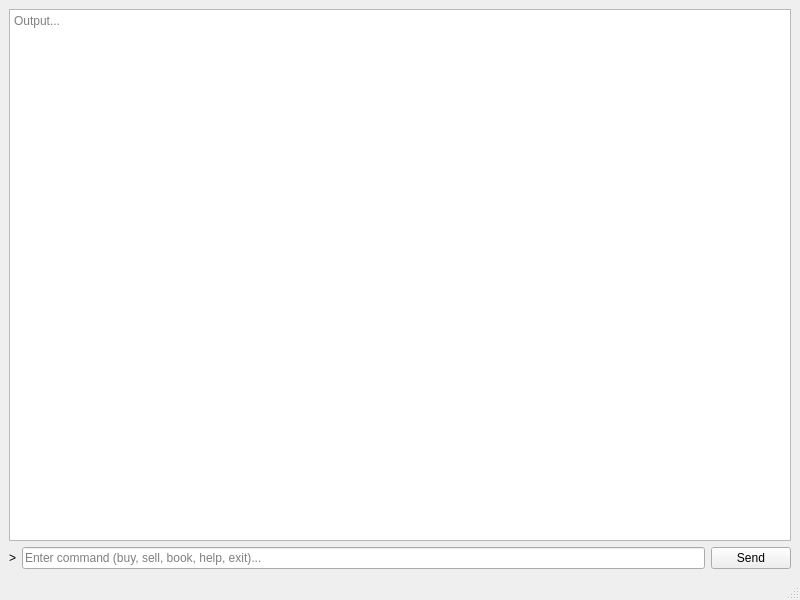
<?xml version="1.0" encoding="UTF-8"?>
<ui version="4.0">
 <class>MainWindow</class>
 <widget class="QMainWindow" name="MainWindow">
  <property name="geometry">
   <rect>
    <x>0</x>
    <y>0</y>
    <width>800</width>
    <height>600</height>
   </rect>
  </property>
  <property name="windowTitle">
   <string>Stakan Console</string>
  </property>
  <widget class="QWidget" name="centralwidget">
   <layout class="QVBoxLayout" name="verticalLayout">
    <item>
     <widget class="QPlainTextEdit" name="outputArea">
      <property name="readOnly">
       <bool>true</bool>
      </property>
      <property name="placeholderText">
       <string>Output...</string>
      </property>
     </widget>
    </item>
    <item>
     <layout class="QHBoxLayout" name="inputLayout">
      <item>
       <widget class="QLabel" name="promptLabel">
        <property name="text">
         <string>&gt;</string>
        </property>
       </widget>
      </item>
      <item>
       <widget class="QLineEdit" name="inputLine">
        <property name="placeholderText">
         <string>Enter command (buy, sell, book, help, exit)...</string>
        </property>
       </widget>
      </item>
      <item>
       <widget class="QPushButton" name="sendButton">
        <property name="text">
         <string>Send</string>
        </property>
       </widget>
      </item>
     </layout>
    </item>
   </layout>
  </widget>
  <widget class="QMenuBar" name="menubar">
   <property name="geometry">
    <rect>
     <x>0</x>
     <y>0</y>
     <width>800</width>
     <height>24</height>
    </rect>
   </property>
  </widget>
  <widget class="QStatusBar" name="statusbar"/>
 </widget>
 <resources/>
 <connections/>
</ui>
